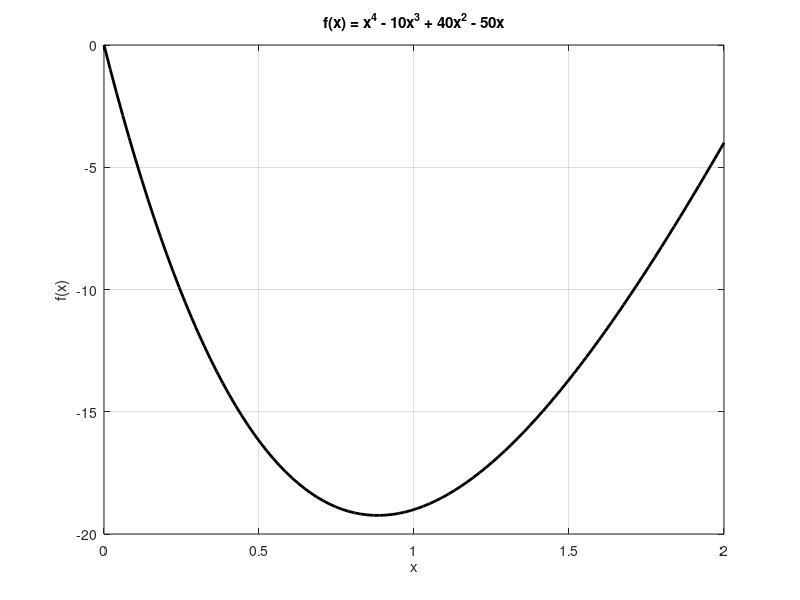

This chart was generated by the following MATLAB code: (Note: this script raises an error after producing the figure.)
clear all, clc
format short

% Define the Objective function
f = @(x) x.^4 - 10*x.^3 + 40*x.^2 - 50*x;

% Set parameters
L = 0;          % Lower limit of the search range
R = 2;          % Upper limit of the search range
maxerr = 0.005; % Maximum error (stopping criteria)
maxiter = 100;  % Maximum number of iterations (safety parameter)

% Plot the function
t = linspace(L, R, 100);
plot(t, f(t), 'k', 'LineWidth', 2);
title('f(x) = x^4 - 10x^3 + 40x^2 - 50x');
xlabel('x');
ylabel('f(x)');
grid on;

% Golden section search
ratio = 0.618;  % Golden ratio
x2 = L + ratio * (R - L); % Compute x2
x1 = L + R - x2;          % Compute x1
err = R - L;              % Initial Error
iter = 1;                 % Set iteration counter initially

fprintf('Iteration\t   L\t\t   R\t\t   x1\t\t   x2\t\t  f(x1)\t\t  f(x2)\t\t Error\n');
fprintf('------------------------------------------------------------------------------------------------------------\n');

% Create a storage for results
rsl = [];

while err > maxerr
    % Compute Error
    err = R - L;
    
    % Compute function values
    fx1 = f(x1);
    fx2 = f(x2);
    
    % Display current iteration details
    fprintf('%4d\t\t%8.6f\t%8.6f\t%8.6f\t%8.6f\t%8.6f\t%8.6f\t%8.6f\n', ...
        iter, L, R, x1, x2, fx1, fx2, err);
    
    % Store results for this iteration
    rsl(iter,:) = [L, R, x1, x2, fx1, fx2, err];
    
    % Update interval based on comparison of function values
    if fx1 > fx2  % Look for "Minimum"
        L = x1;   % Update L
        x1 = x2;  % Update x1
        x2 = L + ratio * (R - L); % Compute new x2
    elseif fx1 < fx2
        R = x2;   % Update R
        x2 = x1;  % Update x2
        x1 = L + R - x2; % Compute new x1
    elseif fx1 == fx2
        if min(abs(x1), abs(L)) == abs(L)
            R = x2; % Update R
        else
            L = x1; % Update L
        end
        x1 = L + (1 - ratio) * (R - L);
        x2 = L + ratio * (R - L);
    end
    
    % Check if maximum iterations reached
    if iter == maxiter
        fprintf('Maximum number of iterations (%d) reached.\n', maxiter);
        break;
    else
        iter = iter + 1; % Update iteration counter
    end
end

% Display the termination condition
if iter < maxiter
    fprintf('Maximum error limit %.6f reached after %d iterations.\n', maxerr, iter);
end

% Display results as a table
Variables = {'L', 'R', 'x1', 'x2', 'fx1', 'fx2', 'Error'};
ResultTable = array2table(rsl);
ResultTable.Properties.VariableNames(1:size(ResultTable, 2)) = Variables;
disp(ResultTable);

% Compute & Print Optimal Result
xopt = (L + R) / 2;      % Optimal "x" (mid-point of final L & R)
fopt = f(xopt);          % Optimal value of f(x)
fprintf('\nOptimal value of x = %.6f\n', xopt);
fprintf('Optimal value of f(x) = %.6f\n', fopt);

% Mark the minimum point on the plot
hold on;
plot(xopt, fopt, 'ro', 'MarkerSize', 10, 'MarkerFaceColor', 'r');
text(xopt + 0.05, fopt, ['Minimum (' num2str(xopt, '%.6f') ', ' num2str(fopt, '%.6f') ')']);
hold off;